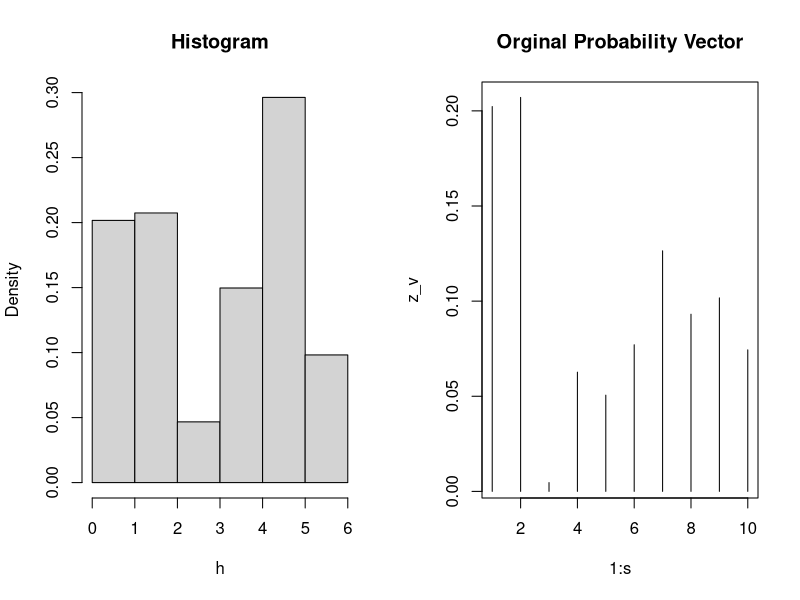

R code for this plot:
# Simplex Generator ----
s <- 10  ##length of random unit simplex (sum=1)
s_v <- c(0)
for (si in 1:(s-1)){
  s_v <- cbind(s_v,runif(1,0.0,1.0))
}
s_v <- cbind(s_v,1)
s_v <- sort(s_v,decreasing = FALSE)
z_v <- c()
for (si in 1:s){
  z_v <- cbind(z_v,(s_v[si+1]-s_v[si]))
}


# Calculate Q -----

P <- c(.2,.2,.05,.15,.3,.1 )#z_v  ## probability vector
n_P <- length(P)
Q <- matrix(0,nrow = n_P-1 , ncol = n_P)
P_temp <- matrix(c(P,integer(n_P*n_P-n_P)),nrow = n_P , ncol = n_P , byrow = T)

n <- n_P
for (ln in 1:(n_P-1)){

  n <- n_P-ln+1
  i <- which( replace(P_temp[ln,] , P_temp[ln,] == 0, 1) == min(replace(P_temp[ln,] , P_temp[ln,] == 0, 1)) , arr.ind = T)
  j <- which( P_temp[ln,] == max(P_temp[ln,]) , arr.ind = T)
  if (length(i)>1){
    i <- i[1]
  }
  if (length(j)>1){
    j <- j[2]
  }
  Q[ln,i] <- (n-1)*P_temp[ln,i]
  Q[ln,j] <- 1 - (n-1)*P_temp[ln,i]
  P_temp[ln+1,i] <- 0
  P_temp[ln+1,j] <- ((n-1)/(n-2))*(P_temp[ln,i]+P_temp[ln,j] - (1/(n-1)))
  e_loop <- setdiff((1:n_P), c(i,j))
  for(ii in e_loop){
    P_temp[ln+1,ii] <- ((n-1)/(n-2))*P_temp[ln,ii]
  }
  
}


# Functions for finding i and j position and its values -----

q_i <- function(m){
  i <- which( ( (m < max(m)) & (m > 0)) , arr.ind = TRUE)
  if(length(i) == 0){
    i <- which( m == max(m) , arr.ind = TRUE)
    i <- i[1]
  }
  return(c(m[i],i))
}

q_j <- function(m){
  i <- which( m == max(m) , arr.ind = TRUE)
  if(length(i) > 1){
    i <- i[2]
  }
  return(c(m[i],i))
}

## sim loop ----
h <- c()
nsim <- 10000
for (i in 1:nsim){
  u1 <- runif(1,0.0,1.0)
  
  N <- 1 + floor((n_P-1)*u1)
  u2 <- runif(1,0.0,1.0)
  
  q_i_v <- q_i(Q[N,])
  q_j_v <- q_j(Q[N,])
  
  if ( u2 <  q_i_v[1]){
    x <- q_i_v[2]
  } else {
    x <- q_j_v[2]
  }
  h <- cbind(h,x)
}
# Plot side by side
par(mfrow = c(1, 2))
hist(h,breaks = c(0:n_P),freq=FALSE,main = "Histogram")
plot(1:s,z_v,type = 'h',main = "Orginal Probability Vector")
#mtext("My 'Title' in a strange place", side = 3, line = -2, outer = TRUE)
